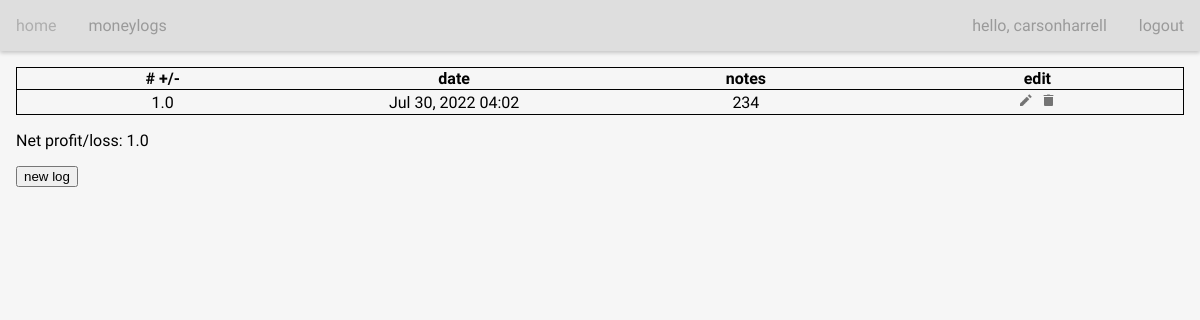
/moneylogs/ (signed in), run on an earlier commit of the app's database.
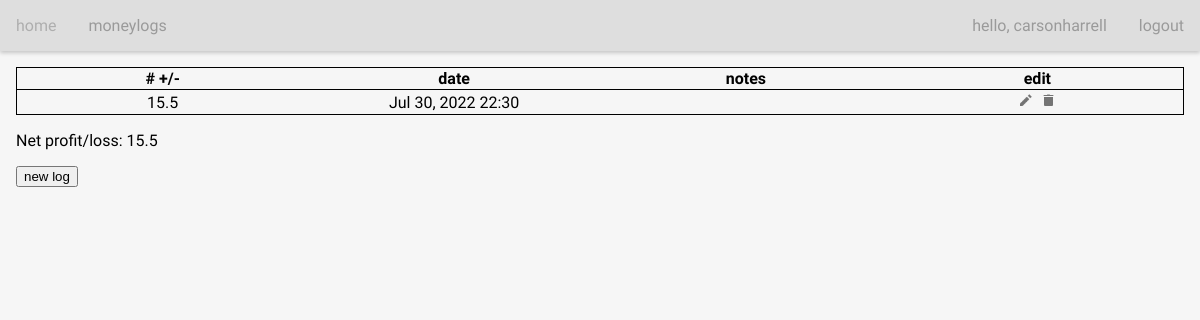
And on a later commit of the database.
### money_data/models.py (models this page shows)
class MoneyLog(models.Model):
    money_made = models.FloatField(help_text="")
    date_added = models.DateTimeField(auto_now_add=True)
    money_info = models.TextField(default="", blank=True)
    anonymous = models.BooleanField(default=True)
    owner = models.ForeignKey(User, on_delete=models.CASCADE, null=True)
    def __str__(self):
        return str(self.money_made)

### money_data/views.py (the view, shortened to what this page needs)
# urls.py: path('moneylogs/', views.money, name='moneylogs'),
@login_required
def money(request):
    moneylogs = MoneyLog.objects.filter(owner=request.user).order_by('date_added')
    if request.method != 'POST':
        form = MoneyForm
    sum = 0
    for i in MoneyLog.objects.filter(owner=request.user).all():
        sum += i.money_made
    context = {'moneylogs': moneylogs, 'form': form, 'money_sum': sum}
    return render(request, 'money_data/moneylogs.html', context)

### money_data/templates/money_data/moneylogs.html (shortened to what this page needs)
{% extends "money_data/base.html" %}
{% load static %}
{% block content %}
<div class="main" id="main">
    <table>
            <tr>
                <th># +/-</th>
                <th>date</th>
                <th>notes</th>
                <th>edit</th>
            </tr>
            {% for m in moneylogs %}
                <tr>
                        <td>{{m}}</td>
                        <td>{{m.date_added|date:'M d, Y H:i' }}</td>
                        <td>{{m.money_info}}</td>
                        <td>
                                <button
                                    onclick="location.href='{% url 'money_data:edit_log' m.id %}'"
                                    class="icon-button">
                                    <img
                                        class="icon"
                                        src="{% static 'money_data/assets/icons8-edit-24.png' %}"
                                        width="15" />
                                </button>
                                <button
                                    class="icon-button"
                                    type="submit"
                                    name="del_button"
                                    onclick="
                                    sessionStorage.setItem('id', {{m.id}});
                                    trashCanPopUp();
                                    "
                                >
                                    <img
                                        id="del-button"
                                        class="icon"
                                        width="15"
                                        src="{% static 'money_data/assets/icons8-trash-30.png' %}"
                                        />
                                </button>
                        </td>
                {% empty %}
                    Add logs down below
                {% endfor %}
                </tr>
    </table>
    <p>Net profit/loss: {{ money_sum }}</p>
    <div id="buttonElement">
        <button id="showFormButton" onclick="showForm()">new log</button>
    </div>
</div>
{% endblock content %}

### money_data/templates/money_data/base.html (shortened to what this page needs)
{% load static %}
<!DOCTYPE html>
<html lang="en">
    <head>
        <link rel="stylesheet" type="text/css" href="{% static 'money_data/style.css' %}">
    </head>
    <body>
        <div class="navbar" id="navbar">
            <ul>
                <li><a href="{% url 'money_data:index' %}">home</a></li>
                <li><a href="{% url 'money_data:moneylogs' %}">moneylogs</a></li>
            </ul>
            <ul>
            {% if user.is_authenticated %}
                <li>hello, {{user.username }}</li>
                <li><a href="{% url 'users:logout' %}">logout</a></li>
            {% else %}
                <li><a href="{% url 'users:login' %}">login</a></li>
                <li><a href="{% url 'users:register' %}">register</a></li>
            {% endif %}
            </ul>
        </div>
        <div>
            {% block content %}{% endblock content %}
        </div>
    </body>
</html>

### money_data/static/money_data/style.css (style rules this page uses)
body { width: 100%; height: 100%; margin: 0; background-color: rgb(246, 246, 246); font-family: "Ubuntu", sans-serif; font-size: 1em; }
.main { display: flex; flex-direction: column; padding: 1em; }
.navbar { display: flex; justify-content: space-between; background-color: rgb(222, 222, 222); color: rgb(154, 154, 154); box-shadow: 0 2px 4px 0 rgba(0, 0, 0, 0.2); }
.navbar ul { display: flex; align-items: center; padding: 0; margin: 0; }
.navbar ul li { list-style: none; padding: 1em; margin: 0; }
.navbar ul li a { text-decoration: none; color: inherit; }
* { box-sizing: border-box; }
table { padding: 0.5em; text-align: center; border: 1px solid; border-collapse: collapse; width: 100%; table-layout: fixed; }
th, td { overflow: hidden; white-space: nowrap; border-bottom: solid 1px; text-overflow: ellipsis; }
.icon { margin: 0; border-radius: 5px; display: inline-block; filter: invert(48%) sepia(0%) saturate(1007%) hue-rotate(135deg) brightness(94%) contrast(91%); }
li a { color: white; }
.icon-button { background: none; border: none; padding: 0; cursor: pointer; padding: 2px; border-radius: 5px; }

What changed in the data, as far as the page shows it:
removed MoneyLog: money_made "1.0", date_added "Jul 30, 2022 04:02", money_info "234"
added MoneyLog: money_made "15.5", date_added "Jul 30, 2022 22:30"
Also different on the page:
{{ money_sum }}: "1.0" → "15.5"
